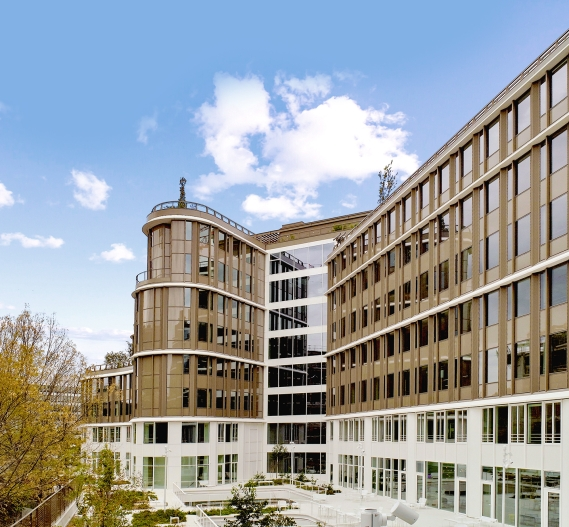
#> input picture TD - Filtre de Canny/image.jpg, 569 x 527 px, found by its file name
$ python 'Exo 3 - étape 1.py'
#> lines starting #> are read from the running program, lines starting #| are printed output that depends on the picture
import numpy as np
from PIL import Image
import matplotlib.pyplot as plt
from scipy.ndimage import gaussian_filter
from scipy.signal import convolve2d

# Charger l'image
filepath = r"D:\01_Travail_Etudes\01_Ecoles\CNAM\M2_2026-2027\Maths-info\CNAM_Maths-info\TD - Filtre de Canny\image.jpg"
img = Image.open(filepath).convert("L")
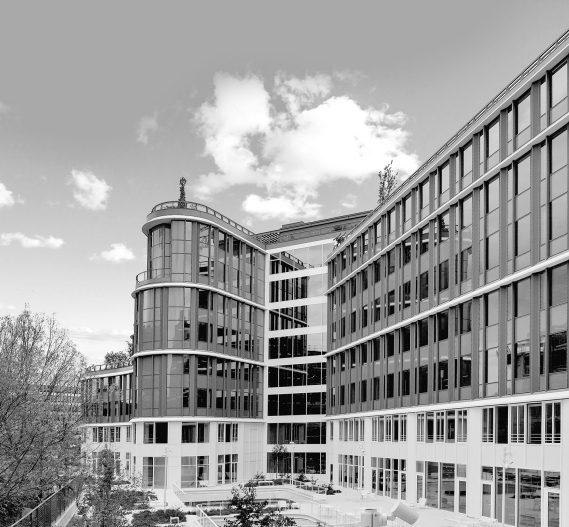
#> img: PIL image 569x527 L; min 1, max 255, mean 157

# Convertir en matrice numpy
img_array = np.array(img)
taille = img_array.shape
#> taille = (527, 569)

img_array_copie = img_array
img_array_copie = gaussian_filter(img_array_copie,sigma = 1.4)
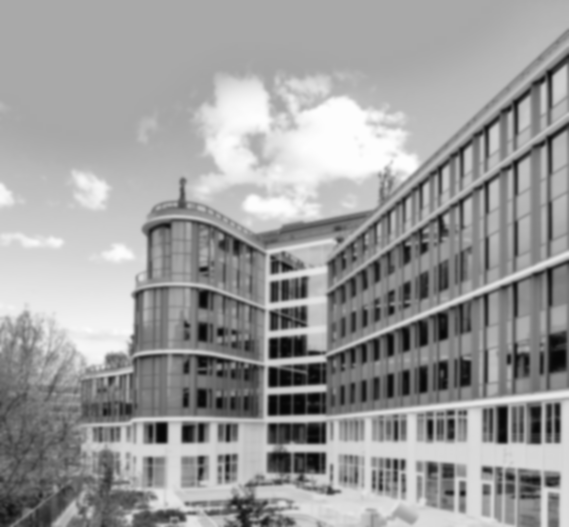
#> img_array_copie: shape (527, 569); min 7, max 253, mean 156.2

# Définir un noyau de convolution (ex: détection de contours avec les opérateurs de Sobel)
kernelx = np.array([[-1, 0, 1],
                    [-2, 0, 2],
                    [-1, 0, 1]])
kernely = np.array([[ 1, 2, 1],
                    [ 0, 0, 0],
                    [-1,-2,-1]])

# 5. Appliquer les convolutions pour calcul du gradient
conv1 = convolve2d(img_array_copie, kernelx, mode='same', boundary='fill', fillvalue=0)
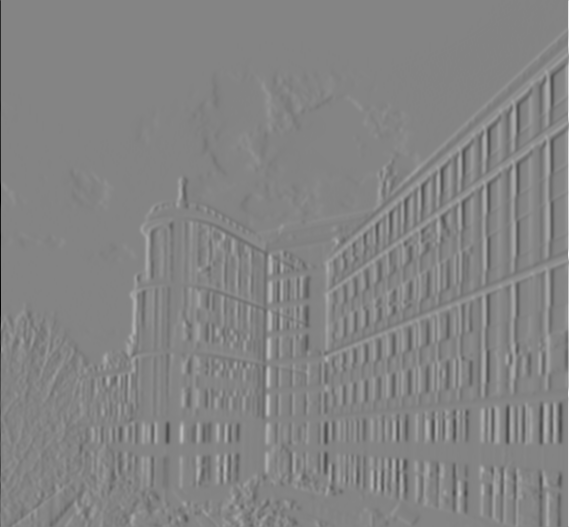
#> conv1: shape (527, 569) int64; min -992, max 923, mean 0; drawn with min black and max white
conv2 = convolve2d(img_array_copie, kernely, mode='same', boundary='fill', fillvalue=0)
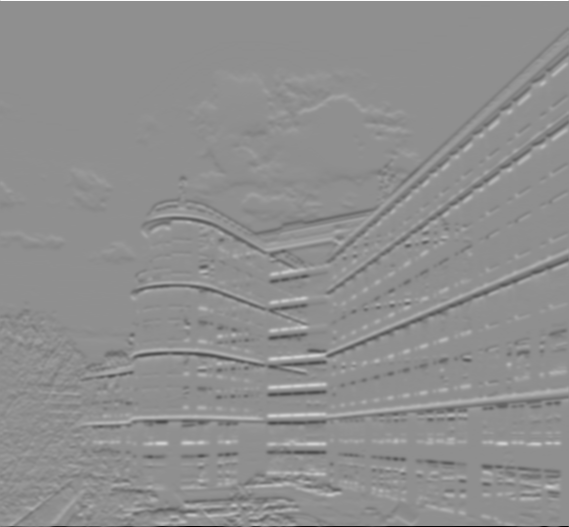
#> conv2: shape (527, 569) int64; min -904, max 704, mean -0.1; drawn with min black and max white

# Valeur absolue de ces gradients
conv1 = np.abs(conv1)
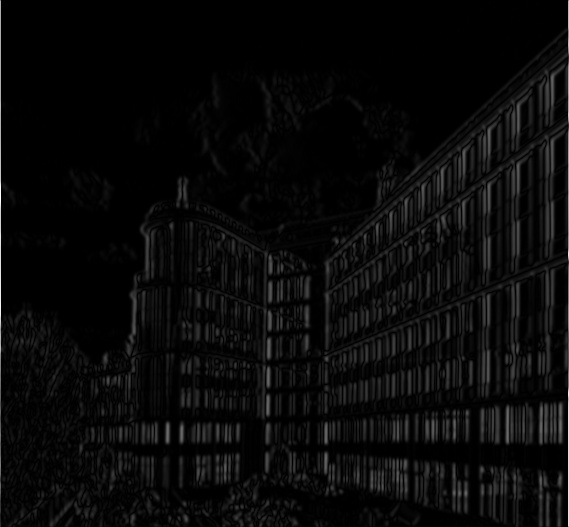
#> conv1: shape (527, 569) int64; min 0, max 992, mean 38.5; drawn with min black and max white
conv2 = np.abs(conv2)
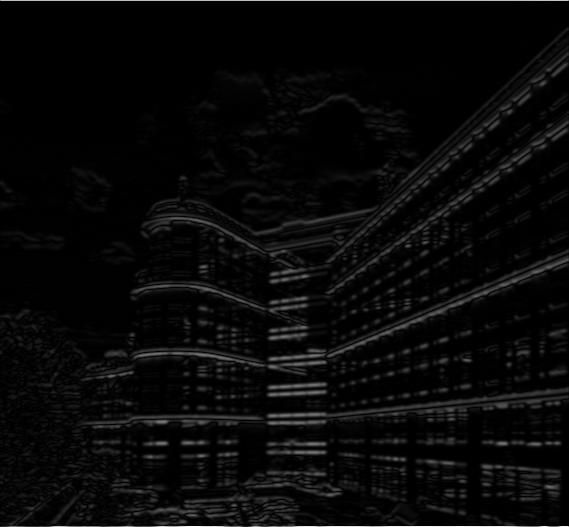
#> conv2: shape (527, 569) int64; min 0, max 904, mean 32; drawn with min black and max white

# 6. Calcul de la norme du gradient
#norm_grad = np.sqrt(np.power(conv1,2)+np.power(conv2,2))

#  Afficher la valeur abs des gradients
plt.figure(figsize=(18, 10))
plt.subplot(1, 3, 1) #2 lignes, 2 colonnes, 1er plot
plt.title("Image originale")
plt.imshow(img_array, cmap='gray')
plt.axis('off') # pas d'axes sur le graphique

plt.subplot(1, 3, 2) #2 lignes, 2 colonnes, 3ème plot
plt.title("Val abs gradient en x")
plt.imshow(conv1, cmap='gray')
plt.axis('off')

plt.subplot(1, 3, 3) #2 lignes, 2 colonnes, 3ème plot
plt.title("Val abs gradient en y")
plt.imshow(conv2, cmap='gray')
plt.axis('off')

plt.show()
